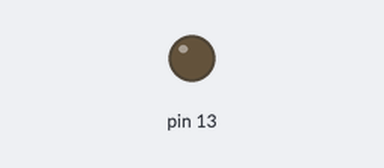
Bench run of a sketch on a simulated Arduino Uno, built with avr-gcc and run on an emulated ATmega328P. Parts: output pins drawn as LEDs (lit = HIGH). What the sketch prints to the serial monitor is not drawn.

Above: at 0.1 s.
At 36.9 s:
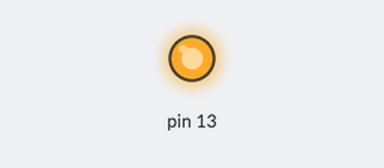
Timing chart, 0 to 40.0 s (numbered marks = the images above):
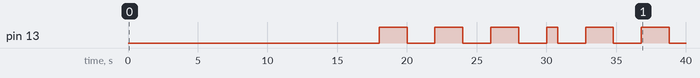

Measured:
- by itself, pin 13: goes 3 × (HIGH 2.0 s, LOW 2.0 s), HIGH 0.80 s, LOW 2.0 s, HIGH 2.0 s, LOW 2.0 s, HIGH 2.0 s, then LOW

The sketch:

hc05_sim.ino
```cpp
void setup()
{
  Serial.begin(9600);
  pinMode(13,OUTPUT);

}

void loop()
{

delay(18000);
   Serial.write('1');
   digitalWrite(13,HIGH);
   delay(2000);
   digitalWrite(13,LOW);
   delay(2000);

  Serial.write('2');
    digitalWrite(13,HIGH);
   delay(2000);
   digitalWrite(13,LOW);
   delay(2000);

  Serial.write('3');
   digitalWrite(13,HIGH);
   delay(2000);
   digitalWrite(13,LOW);
   delay(2000);

  Serial.write('4');
    digitalWrite(13,HIGH);
   delay(800);
   digitalWrite(13,LOW);
   delay(2000);

  Serial.write('5');
    digitalWrite(13,HIGH);
   delay(2000);
   digitalWrite(13,LOW);
   delay(2000);


 Serial.write('6');
    digitalWrite(13,HIGH);
   delay(2000);
   digitalWrite(13,LOW);
   delay(2000);

  Serial.write('7');
    digitalWrite(13,HIGH);
   delay(2000);
   digitalWrite(13,LOW);
   delay(2000);

  Serial.write('8');
    digitalWrite(13,HIGH);
   delay(2000);
   digitalWrite(13,LOW);
   delay(2000);

  Serial.write('9');
    digitalWrite(13,HIGH);
   delay(2000);
   digitalWrite(13,LOW);
   delay(2000);

    Serial.write(':');
    digitalWrite(13,HIGH);
   delay(2000);
   digitalWrite(13,LOW);
   delay(2000);


}
```
